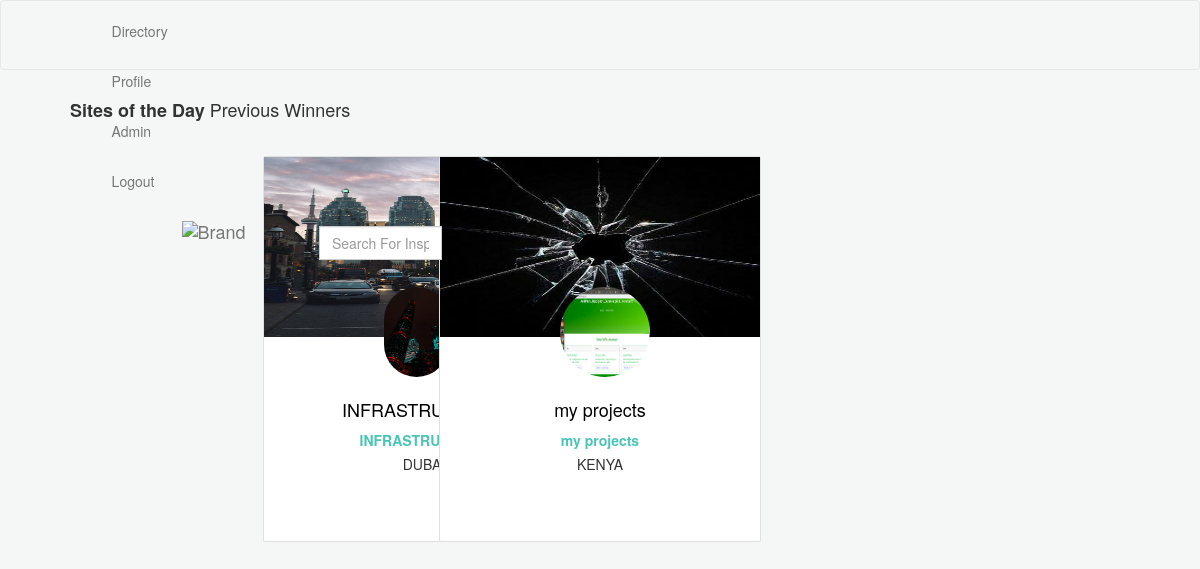
The page /directory/ (signed in) on the database its author committed.
### awards/models.py (models this page shows, shortened)
class Project(models.Model):
    title = models.CharField(max_length=150)
    landing_page = models.ImageField(upload_to='landingpage/')
    description = HTMLField()
    link= models.CharField(max_length=255)
    username = models.ForeignKey(User,on_delete=models.CASCADE)
    screenshot1 = models.ImageField(upload_to='screenshots/')
    screenshot2 = models.ImageField(upload_to='screenshots/')
    screenshot3 = models.ImageField(upload_to='screenshots/')
    screenshot4 = models.ImageField(upload_to='screenshots/')
    design = models.IntegerField(blank=True,default=0)
    usability = models.IntegerField(blank=True,default=0)
    creativity = models.IntegerField(blank=True,default=0)
    content = models.IntegerField(blank=True,default=0)
    overall_score = models.IntegerField(blank=True,default=0)
    country = models.ForeignKey(countries,on_delete=models.CASCADE)
    technologies = models.ManyToManyField(technologies)
    categories = models.ManyToManyField(categories)
    colors = models.ManyToManyField(colors)
    post_date = models.DateTimeField(auto_now_add=True)
    avatar = models.ImageField(upload_to='avatars/')

class countries(models.Model):
    countries = models.CharField(max_length=100)
    def __str__(self):
        return self.countries
    class Meta:
        ordering = ['countries']

### awards/views.py (the view)
# urls.py: url(r'^directory/',views.directory, name='directory'),
def directory(request):
    date = dt.date.today()
    current_user = request.user
    profile =Profile.objects.get(username=current_user)
    winners=Project.objects.all()
    caraousel=Project.objects.filter(id=8)
    return render(request,'directory.html',{"winners":winners,"profile":profile,"directory":directory,"caraousel":caraousel,"date":date})

### awards/templates/directory.html (shortened to what this page needs)
{% extends 'base.html' %}
{% load bootstrap3 %}
{% load static %}
{% load staticfiles %}
{% block styles%}
{% bootstrap_css %}
<link rel="stylesheet" href="https://maxcdn.bootstrapcdn.com/bootstrap/4.0.0-alpha.2/css/bootstrap.min.css">
<link rel="stylesheet" href="https://maxcdn.bootstrapcdn.com/bootstrap/3.3.7/css/bootstrap.min.css">
<link rel="stylesheet" href="{% static 'css/index.css' %}">
{%endblock %}
{% block content %}
<div class="container headers">
    <h4 style="float:left;"><span class="bold" >Sites of the Day</span>  Previous Winners</h4>
</div>
<div class="pages">
<div class="row">
  {% for winner in winners %}
  <div class="col-xs-12 col-sm-12 col-md-3 col-lg-3">
    <div class="card" style="height:38.6rem;width: 32.2rem;">
      <img class="card-img-top-directory img-responsive" src="{{winner.landing_page.url}}" alt="Card image cap" >
      <div class="directory-image">
        <img src="{{winner.screenshot2.url}}" class="gallery-image" alt="tt1.jpeg"  width=30 height=30>
      </div>
    <div class="card-body text-center">
      <a href="/site/{{winner.id}}" style="color:black;text-decoration:none;">
        <h5 class="card-title" style="line-height:28px;">{{winner.title}}</h5>
      </a>
    <a href="{{winner.link}}">
      <p class="card-text" style="font-size:14px;color:#49c5b6;font-weight:bold;">{{winner.title}}</p>
    </a>
    <p class="card-text" style="line-height:28px;">{{winner.country}}</p>
  </div>
</div>
  </div>
  {% endfor %}
</div>
</div>
{% endblock %}

### awards/static/css/index.css (style rules this page uses)
body { background-color: #f4f7f6; }
.container { margin-top: 20px; margin-left: 55px; }
.card-img-top-directory { border-radius: 0; height: 180px; width: 320px; max-width: none; }
h5 { font-size: 18px; }
.card-body { padding: 8px; }
.directory-image { width: calc(20.333%); border-radius: 50%; display: inline-flex; margin-top: -50px; margin-left: 120px; }
.directory-image img { width: 90px; height: 90px; background-size: cover; display: block; border-radius: 100px; -webkit-border-radius: 100px; -moz-border-radius: 100px; }
.pages { margin-top: 25px; display: inline-flex; display: -webkit-box; display: -moz-box; display: -ms-flexbox; display: -webkit-flex; display: flex; align-items: center; justify-content: center; }
.bold { font-weight: bold; }

### awards/static/css/navbar.css (style rules this page uses)
body { width: 100%; margin: 0; padding: 0; }

### rows shown on the page
Project: screenshot2 (picture), title "INFRASTRUCTURE", country "DUBAI"
Project: landing_page (picture), screenshot2 (picture), title "my projects", country "KENYA"
